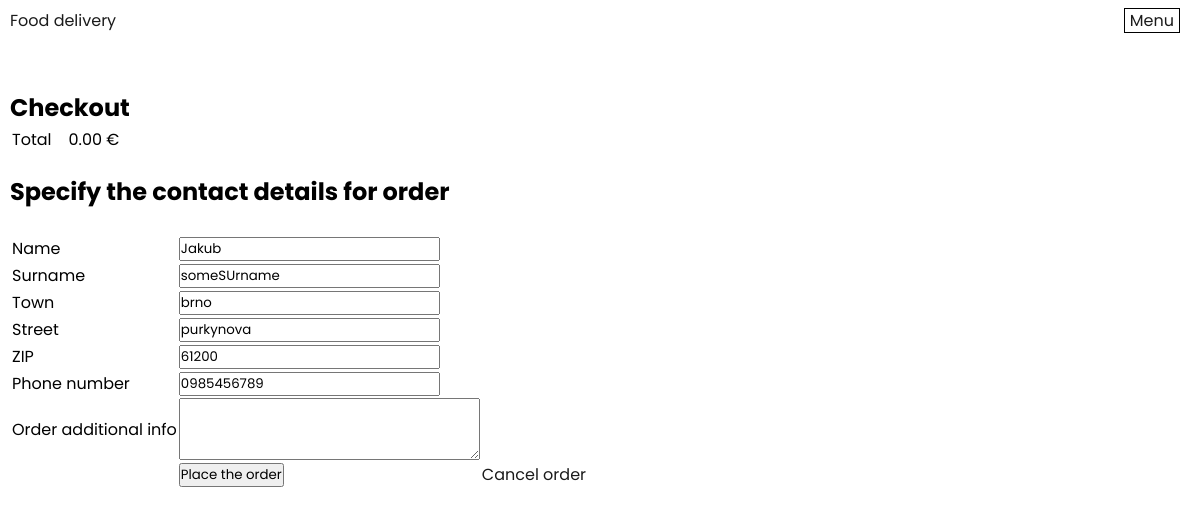
/checkoutPage.php (signed in), run on the app's committed database.
### tables this page shows
CREATE TABLE person (
  personId INT AUTO_INCREMENT NOT NULL PRIMARY KEY,
  Name TINYTEXT,
  Surname TINYTEXT,
  Town TINYTEXT,
  Street TINYTEXT,
  ZIP INT,
  phoneNumber TINYTEXT,
  mail TINYTEXT,
  hashedPassword LONGTEXT,
  state ENUM("unregistered", "diner", "driver", "operator", "admin")
);

### checkoutPage.php (the view, shortened to what this page needs)
<link rel="stylesheet" type="text/css" href="styles/checkoutPageStyle.css">
<?php
include "header.php";
if(isset($_SESSION["userId"])){
    $stmt = $pdo->prepare("SELECT Name, Surname, Town, Street, ZIP, phoneNumber FROM person WHERE personId = ?");
    $stmt->execute([intval($_SESSION["userId"])]);
    $userData = $stmt->fetch(PDO::FETCH_ASSOC);
}
?>
<div class="main-page-container">
    <h2>Checkout</h2>
    <table class="shopping-cart-table">
        <?php
        $totalPrice = 0;
        echo "<tr><td>Total</td><td>".number_format($totalPrice, 2, '.', '')." €</td></tr>";
        ?>
    </table>
    <h2>Specify the contact details for order</h2>
    <br>
    <form action="processPlaceOrder.php" method="post">
        <table>
            <tr>
                <td><label type="text" >Name</input></td>
                <td><input type="text" value=
                <?php echo "\"";
                    if(isset($userData["Name"])) {
                        echo $userData["Name"];
                    }
                    echo "\""; ?>
                name="userName"  placeholder="Name" required></td>
            </tr>
            <tr>
                <td><label type="text">Surname</input></td>
                <td><input type="text" value=
                <?php echo "\"";
                    if(isset($userData["Surname"])) {
                        echo $userData["Surname"];
                    }
                    echo "\""; ?>
                name="userSurname"  placeholder="Surname" required></td>
            </tr>
            <tr>
                <td><label type="text">Town</input></td>
                <td><input type="text" value=
                <?php echo "\"";
                    if(isset($userData["Town"])) {
                        echo $userData["Town"];
                    }
                    echo "\""; ?>
                name="userTown"  placeholder="Town" required></td>
            </tr>
            <tr>
                <td><label type="text">Street</input></td>
                <td><input type="text" value=
                <?php echo "\"";
                    if(isset($userData["Street"])) {
                        echo $userData["Street"];
                    }
                    echo "\""; ?>
                name="userStreet"  placeholder="Street" required></td>
            </tr>
            <tr>
                <td><label type="text">ZIP</input></td>
                <td><input type="text" pattern="\d{5}" value=
                <?php echo "\"";
                    if(isset($userData["ZIP"])) {
                        echo $userData["ZIP"];
                    }
                    echo "\""; ?>
                name="userZIP"  placeholder="ZIP (Eg.: 61200)" required></td>
            </tr>
            <tr>
                <td><label type="text">Phone number</input></td>
                <td><input type="tel" value=
                <?php echo "\"";
                    if(isset($userData["phoneNumber"])) {
                        echo $userData["phoneNumber"];
                    }
                    echo "\""; ?>
                name="userPhoneNumber"  placeholder="PhoneNumber" required></td>
            </tr>
            <tr>
                <td><label type="text">Order additional info</input></td>
                <td><textarea name="additionalInfo" cols="25" rows="3"></textarea></td>
            </tr>
            <tr>
                <td><?php if(isset($_GET["checkoutError"])){echo "Error!";} ?></td>
                <td><button type="submit">Place the order</button></td>
                <td><a href=<?php echo "\"restaurantDetailPage.php?restaurantId=".$_GET["restaurantId"]."\""; ?>>Cancel order</a></td>
            </tr>
        </table>
    </form>
</div>

### styles/checkoutPageStyle.css (style rules this page uses)
.shopping-cart-table td { padding-right: 15px; margin-bottom: 40px; }
.shopping-cart-table { margin-bottom: 20px; }

### styles/header-style.css (style rules this page uses)
a { text-decoration:none; color: rgb(27, 27, 27); }

### styles/style.css (style rules this page uses)
* { box-sizing: border-box; margin: 0; padding: 0; font-family: 'Poppins', sans-serif; }
.main-page-container { max-width: 1300px; margin: 0 auto; padding: 0 10px; position: relative; }

### data on the page
person: userName "Jakub", userSurname "someSUrname", userTown "brno", userStreet "purkynova", userZIP "61200", userPhoneNumber "0985456789"

### other printed values
$totalPrice "0.00"
